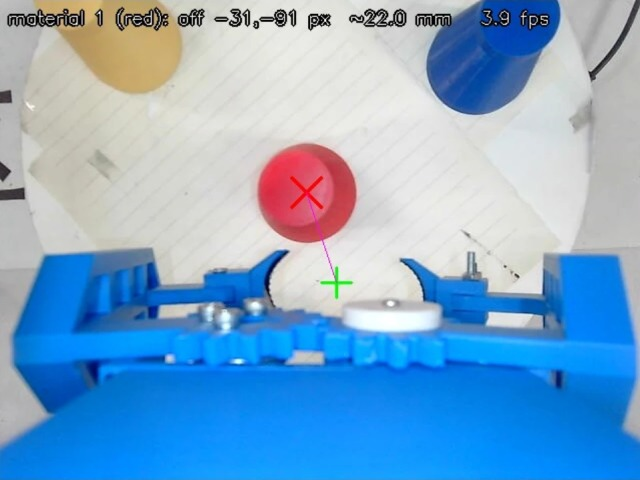
#> input picture car_backup/2026-10-22_树莓派_全部源码/testdata/arm_cam_18.jpg, 640 x 480 px
$ python -i ringdet.py   (imports and definitions only)
#> lines starting #> are read from the running program, lines starting #| are printed output that depends on the picture; after the words box and inside, x2 and y2 are one past the last pixel; in counts of white or black regions, pixels touching at a corner belong together
#> further down, picture is the input picture: shape (480, 640, 3); mean B, G, R 204.3, 167.1, 124.5
### car_backup/2026-10-22_树莓派_全部源码/matdet.py
"""物料识别(抗爪子遮挡版)：找某种颜色的圆柱物料，返回它顶面圆的圆心。

原来的 wuliao.find_best_target 的问题：
  - 物料被爪子挡住一部分以后，剩下的色块不圆了，会被"圆度/面积"过滤掉 -> 一偏一点圆心就没了；
  - 圆心用的是可见部分的边缘/重心，挡住一半时圆心会往没挡住的那边偏几十像素；
  - 爪子是蓝色的，找蓝色/浅蓝物料时会把爪子当成物料。
这里的做法：
  1. 颜色掩码(颜色范围和 wuliao 一样；wuliao.py 在的话直接用它里面调好的 COLOR_RANGES)；
  2. 去掉爪子区域(claw_mask.png 标定过就用它；没有就每帧自动找画面下方连着底边的蓝色大块)；
  3. 只拿"真的物料边缘"(不挨着爪子、不挨着画面边)的轮廓点，用 RANSAC 拟合圆(会自动丢掉错误的点)，
     再用几何最小二乘精修到亚像素；可见的圆弧太短时用学到的物料半径固定半径拟合；
  4. 用"圆里面是不是这个颜色""圆周有多少被看到""边缘点有多少落在圆上"打分，选最像的那个。
被挡住 80% 时圆心误差也只有 1~2 像素(用 wuliao 的办法会偏 20~40 像素)。

接口：
  det = MaterialDetector(cfg)
  res = det.detect(frame, color_id)   -> None 或 dict(center=(u, v), radius, coverage, occluded, fill, score, ...)
  res, mask = det.find_best_target(frame, color_id)   和 wuliao.find_best_target 一样的返回格式
颜色号：1 红 2 黄 3 蓝 4 绿 5 黑 6 浅蓝
"""
import math
from pathlib import Path

import cv2
import numpy as np

ROOT = Path(__file__).resolve().parent

# 和 chengxu/wuliao.py 一样的 HSV 范围(wuliao.py 在同一个文件夹时会用它里面的，以它为准)
DEFAULT_RANGES = {
    1: [((0, 70, 40), (12, 255, 255)), ((168, 70, 40), (180, 255, 255))],
    2: [((15, 60, 50), (40, 255, 255))],
    3: [((85, 130, 40), (125, 255, 240))],
    4: [((38, 40, 30), (95, 255, 255))],
    5: [((0, 0, 0), (180, 255, 105))],
    6: [((85, 50, 160), (115, 180, 255))],
}
COLOR_NAMES = {1: '红', 2: '黄', 3: '蓝', 4: '绿', 5: '黑', 6: '浅蓝'}

DEFAULTS = dict(
    r_px=[15.0, 170.0],          # 物料顶面圆半径的允许范围(像素)
    min_area=150,                # 色块最少多少像素(被挡住只剩一小块也要能认)
    min_edge_pts=14,             # 能用来拟合圆的边缘点最少多少个
    inlier_px=2.0,               # 边缘点离圆多近算在圆上
    ransac_iters=160,
    min_fill=0.55,               # 圆里面(爪子以外)至少多少是这个颜色
    min_inlier_ratio=0.45,
    min_coverage=0.22,           # 圆周至少看到多少(比例)
    claw_mask='claw_mask.png',   # 标定过的爪子区域(白色 = 爪子)；没有就自动找
    claw_hsv=[[90, 90, 40], [130, 255, 255]],   # 爪子的颜色(蓝色)，自动找爪子用
    claw_min_area_frac=0.03,     # 自动找爪子：连着画面底边、面积至少占画面这么多的蓝色块
    claw_margin_px=4,            # 爪子区域往外扩几像素(挨着爪子的边缘点不用)
    learn_r=True,                # 没被挡住时记下物料半径，被挡得多时用它
    pp=None,                     # 摄像头光心在画面里的位置(None = 画面中心)。物料离它越远，越能看到物料侧面
    far_side=True,               # 优先用"离光心远的那半圈"边缘拟合：那半圈一定是顶面的边，近的那半圈可能是侧面/底边
    no_lblue=True,               # (10-19 用户：省赛没有浅蓝、黑)浅蓝不单独认：浅蓝的颜色范围并进蓝色，蓝色不再按饱和度和浅蓝分开
                                 #   (实车：蓝色物料在爪子正下方显得淡，被判成了浅蓝，蓝色认不出来)。要分浅蓝就设 False
)


# [21 lines left out: functions _ranges, _circle3, not called in this run]


def _refine(pts, cx, cy, r, fixed_r=None, iters=20):
    """几何最小二乘(Gauss-Newton)：让点到圆的距离平方和最小。fixed_r 给了就只调圆心。"""
    for _ in range(iters):
        dx, dy = pts[:, 0] - cx, pts[:, 1] - cy
        d = np.sqrt(dx * dx + dy * dy) + 1e-9
        if fixed_r is None:
            J = np.column_stack((-dx / d, -dy / d, -np.ones_like(d)))
            res = d - r
        else:
            J = np.column_stack((-dx / d, -dy / d))
            res = d - fixed_r
        step = np.linalg.lstsq(J, -res, rcond=None)[0]
        cx += float(step[0])
        cy += float(step[1])
        if fixed_r is None:
            r += float(step[2])
        if abs(step[0]) < 1e-4 and abs(step[1]) < 1e-4:
            break
    return cx, cy, (r if fixed_r is None else float(fixed_r))


def _coverage(pts, cx, cy, bins=36):
    ang = np.arctan2(pts[:, 1] - cy, pts[:, 0] - cx)
    idx = ((ang + math.pi) / (2 * math.pi) * bins).astype(int) % bins
    return len(np.unique(idx)) / float(bins)


# [38 lines left out: function fit_circle, not called in this run]


# ---------------------------------------------------------------- 检测器
class MaterialDetector:
    # [24 lines left out: functions __init__, seed_radius, not called in this run]

    # ---------------------------------------------------------- 爪子区域
    def claw_path(self):
        p = Path(self.cfg.get('claw_mask') or 'claw_mask.png')
        return p if p.is_absolute() else self.folder / p

    # [57 lines left out: functions _load_static, auto_claw_mask, claw_mask, not called in this run]

    def has_static_mask(self):
        return self._load_static() is not None

    def need_vmask(self, color_id):
        """找蓝色/浅蓝物料，但既没有 claw_mask.png 也没有记下的爪子区域：可能把爪子当物料，要先 vmask。"""
        return int(color_id) in (3, 6) and self._auto_cache is None and not self.has_static_mask()

    # [164 lines left out: functions save_claw_mask, color_mask, _blue_ok, detect, _evaluate, find_best_target, not called in this run]

### car_backup/2026-10-22_树莓派_全部源码/ringdet.py
"""地上圆环(同心圆靶)识别，抗爪子遮挡版：返回圆环中心(亚像素)。

原来的 ring_detect.detect_rings / vision.detect_rings_subpixel 的问题：
  只认"闭合的圆形轮廓"(圆度 >= 0.75)。爪子张开时占了画面下面 40% 左右，圆环一靠近爪子，
  外面几圈就被挡掉一截、不再闭合 -> 整个圆环认不到(偏一点点圆心就没了)。
这里的做法：
  1. Canny 边缘，去掉爪子区域(往外扩几像素)和画面四边的边缘；
  2. 每段边缘单独用 RANSAC 拟合圆(只要看到一段圆弧就行，一段边缘里混着别的线也能分出来)；
  3. 圆心靠得很近的圆弧归成一组(同心圆)；一组里至少有 2 个不同半径的圆才算圆环
     (被爪子切成两段的单个圆、物料顶面的圆都只有一个半径，不算)；
  4. 一组里所有圆弧的点一起做"同心圆"最小二乘：共用一个圆心、每个圆自己的半径，圆心精确到零点几像素。
  5. 校赛那种"粗黑环 + 中间白色满分区"的靶：中间被物料盖住(取回、码垛)或者被爪子挡住时只剩最外圈一个圆。
     知道圆环大概多大(r_expect，vclaw RING 量过)时，外圈大小对、而且圈里面紧挨着的一圈是黑的、外面是白的，也算圆环。
被爪子挡住一半时圆心误差也在 0.5 像素以内。

接口：
  det = RingDetector(cfg)
  rings = det(frame, claw_mask, r_expect=None)   -> [(x, y, 平均半径, 最大半径), ...]，从左到右(和原来的一样)
                                  r_expect = (最小, 最大) 最外圈半径像素，给了才允许"只看到最外圈"的情况
  det.last                        -> 最近一次的详细结果 [dict(center, radii, r_max, n_circles, coverage, rms, ...)]
"""
import math

import cv2
import numpy as np

from matdet import _refine, _coverage

DEFAULTS = dict(
    canny=[50, 150],             # Canny 阈值(和原来的 ring_detect 一样)
    blur_sigma=1.2,
    r_px=[8.0, 300.0],           # 单个圆的半径范围(像素)
    min_arc_pts=24,              # 一段圆弧至少多少个边缘点
    inlier_px=1.5,               # 边缘点离圆多近算在圆上
    ransac_iters=80,
    min_arc_cov=0.12,            # 一段圆弧至少占圆周多少(比例)
    max_fits_per_contour=3,      # 一段边缘里最多分出几个圆
    max_contours=160,            # 最多看多少段边缘(最长的优先)
    group_px=8.0,                # 圆心离得这么近的圆归成一组
    min_r_gap=2.0,               # 半径差这么多以上才算不同的圆
    min_circles=2,               # 一个圆环至少几个不同半径的圆
    min_cov=0.35,                # 一个圆环所有圆加起来至少看到圆周多少(比例)
    min_r_ratio=0.3,             # 一组里比最大的圆小这么多倍的圆不算(校赛靶白心/外圈 约 0.5；6 环靶最里圈/最外圈 0.53)
    group_rel=0.06,              # 大圆弧的圆心没那么准：归组距离放宽到 半径 x 这个(不小于 group_px)
    single_ok=True,              # 只看到最外圈一个圆时，大小对(r_expect)、圈里一圈黑外面白，也算圆环
    single_min_cov=0.22,         # 只看到一个圆时，这个圆至少看到多少圆周(圆心在爪子下面时只露出上面一小段)
    dark_min=40.0,               # 外圈里面紧挨着的一圈要比外面暗这么多(灰度)
    dark_frac=0.7,               # 至少这么多方向满足上面这条(物料盖住一部分也没关系)
    dark_max_sat=90.0,           # 那一圈黑环颜色要淡(饱和度低)：红/蓝/绿色物料的边不算
    claw_margin_px=5,            # 爪子区域往外扩几像素(爪子的边不是圆环的边)
)


def _ransac_circle(pts, rmin, rmax, thr, iters, rng):
    """一次算 iters 组"随机三点定圆"(向量化，比一个一个算快十几倍)，选落在圆上的点最多的，再几何精修。
    返回 (cx, cy, r, 内点数, 覆盖比例, 内点) 或 None。"""
    n = len(pts)
    if n < 6:
        return None
    idx = rng.integers(0, n, size=(iters, 3))
    a, b, c = pts[idx[:, 0]], pts[idx[:, 1]], pts[idx[:, 2]]
    d = 2.0 * (a[:, 0] * (b[:, 1] - c[:, 1]) + b[:, 0] * (c[:, 1] - a[:, 1]) + c[:, 0] * (a[:, 1] - b[:, 1]))
    ok = np.abs(d) > 1e-6
    if not ok.any():
        return None
    a, b, c, d = a[ok], b[ok], c[ok], d[ok]
    a2, b2, c2 = (a * a).sum(1), (b * b).sum(1), (c * c).sum(1)
    ux = (a2 * (b[:, 1] - c[:, 1]) + b2 * (c[:, 1] - a[:, 1]) + c2 * (a[:, 1] - b[:, 1])) / d
    uy = (a2 * (c[:, 0] - b[:, 0]) + b2 * (a[:, 0] - c[:, 0]) + c2 * (b[:, 0] - a[:, 0])) / d
    rr = np.hypot(a[:, 0] - ux, a[:, 1] - uy)
    ok = (rr >= rmin) & (rr <= rmax)
    if not ok.any():
        return None
    ux, uy, rr = ux[ok], uy[ok], rr[ok]
    dist = np.abs(np.hypot(pts[None, :, 0] - ux[:, None], pts[None, :, 1] - uy[:, None]) - rr[:, None])
    k = np.count_nonzero(dist < thr, axis=1)
    j = int(np.argmax(k))
    cx, cy, r = float(ux[j]), float(uy[j]), float(rr[j])
    for _ in range(2):                                   # 内点 -> 精修 -> 再选内点
        dd = np.abs(np.hypot(pts[:, 0] - cx, pts[:, 1] - cy) - r)
        inl = pts[dd < thr * 1.25]
        if len(inl) < 6:
            return None
        cx, cy, r = _refine(inl, cx, cy, r, iters=10)
    if not (rmin <= r <= rmax):
        return None
    return cx, cy, r, len(inl), _coverage(inl, cx, cy), inl


# [23 lines left out: function _concentric_refine, not called in this run]


class RingDetector:
    wants_claw = True                    # vision.Vision 会把爪子区域传进来

    def __init__(self, cfg=None):
        c = dict(DEFAULTS)
        c.update(cfg or {})
        self.cfg = c
        self.last = []
        self.last_arcs = []

    # ---------------------------------------------------------- 第 1、2 步：圆弧
    def arcs(self, frame, claw_mask=None):
        cfg = self.cfg
        gray = frame if frame.ndim == 2 else cv2.cvtColor(frame, cv2.COLOR_BGR2GRAY)
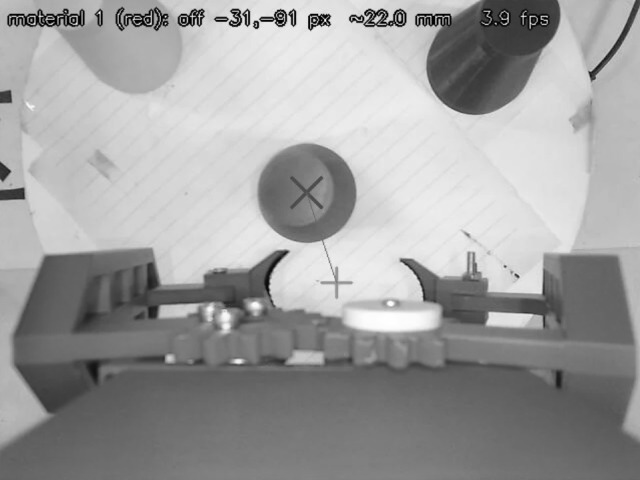
#> gray: shape (480, 640); min 0, max 255, mean 158.6
        blur = cv2.GaussianBlur(gray, (5, 5), float(cfg['blur_sigma']))
        lo, hi = cfg['canny']
        edge = cv2.Canny(blur, int(lo), int(hi))
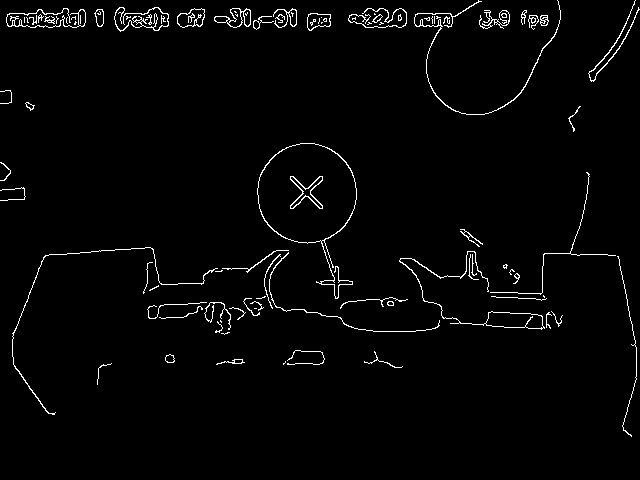
#> edge: shape (480, 640); 2.2% white in thin lines or dots
        h, w = edge.shape
#> h = 480; w = 640
        self._gray, self._bad = blur, None
        self._sat = cv2.cvtColor(frame, cv2.COLOR_BGR2HSV)[:, :, 1] if frame.ndim == 3 else None
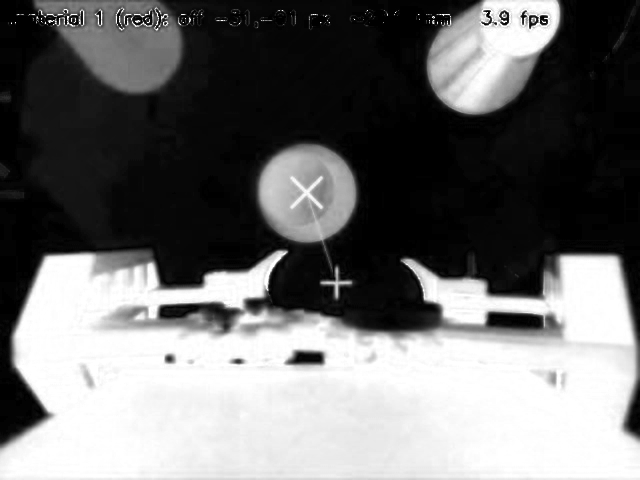
#> self._sat: shape (480, 640); min 0, max 255, mean 111.2
        if claw_mask is not None and claw_mask.any():
            if claw_mask.shape[:2] != (h, w):
                claw_mask = cv2.resize(claw_mask, (w, h), interpolation=cv2.INTER_NEAREST)
            k = 2 * int(cfg['claw_margin_px']) + 1
            self._bad = cv2.dilate(claw_mask, np.ones((k, k), np.uint8))
            edge[self._bad > 0] = 0
        edge[:3, :] = 0
#> edge: shape (480, 640); 2.2% white in thin lines or dots
        edge[-3:, :] = 0
        edge[:, :3] = 0
#> edge: shape (480, 640); 2.2% white in thin lines or dots, all inside (x1, y1, x2, y2) = (3, 3, 640, 437)
        edge[:, -3:] = 0
#> edge: shape (480, 640); 2.2% white in thin lines or dots, all inside (x1, y1, x2, y2) = (3, 3, 637, 437)
        contours, _ = cv2.findContours(edge, cv2.RETR_LIST, cv2.CHAIN_APPROX_NONE)
#> contours = 147 contours, 99 with area under 20; largest, box (x1, y1, x2, y2) and area: (257, 143, 357, 299) 7768, (257, 143, 357, 244) 7661, (399, 251, 545, 330) 832, (485, 311, 544, 329) 763, (177, 8, 205, 28) 376
        contours = [c for c in contours if len(c) >= cfg['min_arc_pts']]
#> contours = 69 contours, 31 with area under 20; largest, box (x1, y1, x2, y2) and area: (257, 143, 357, 299) 7768, (257, 143, 357, 244) 7661, (399, 251, 545, 330) 832, (485, 311, 544, 329) 763, (177, 8, 205, 28) 376
        contours.sort(key=len, reverse=True)
        rmin, rmax = cfg['r_px']
        thr = float(cfg['inlier_px'])
        out = []
        rng = np.random.default_rng(11)
        for c in contours[:int(cfg['max_contours'])]:
            pts = np.unique(c[:, 0, :], axis=0).astype(np.float64)
            for _ in range(int(cfg['max_fits_per_contour'])):
                if len(pts) < cfg['min_arc_pts']:
                    break
                f = _ransac_circle(pts, rmin, rmax, thr, int(cfg['ransac_iters']), rng)
                if f is None:
                    break
                cx, cy, r, k, cov, inl = f
                if k < cfg['min_arc_pts']:
                    break
                d = np.abs(np.hypot(pts[:, 0] - cx, pts[:, 1] - cy) - r)
                used = d < thr * 1.25
                # 圆弧要"连续地"占够一段圆周：k 个点最多能铺 k 像素长的弧，太短的弧(直线、小噪声)不要
                if cov >= cfg['min_arc_cov'] and k >= 0.6 * cov * 2 * math.pi * r * 0.5:
                    out.append(dict(center=(cx, cy), r=r, n=int(k), cov=cov, pts=inl))
                pts = pts[~used]
#> this loop made 69 passes
#> pass 1, in _ransac_circle, `dist = np.abs(np.hypot(pts[None, :, 0] - ux[:, None], pts[None, :, 1] ..`:
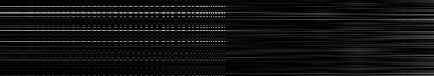
#> dist: shape (76, 434) float64; min 0, max 172.3, mean 17.6
#> pass 1, in _ransac_circle (call 2), `dist = np.abs(np.hypot(pts[None, :, 0] - ux[:, None], pts[None, :, 1] ..`:
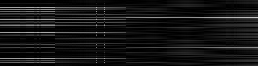
#> dist: shape (66, 258) float64; min 0, max 198.4, mean 21.8
#> pass 1, in _ransac_circle (call 3), `dist = np.abs(np.hypot(pts[None, :, 0] - ux[:, None], pts[None, :, 1] ..`:
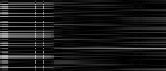
#> dist: shape (71, 166) float64; min 0, max 193.3, mean 24.8
#> pass 2, in _ransac_circle (call 4), `dist = np.abs(np.hypot(pts[None, :, 0] - ux[:, None], pts[None, :, 1] ..`:
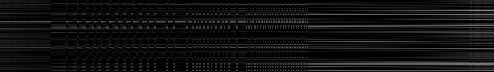
#> dist: shape (72, 494) float64; min 0, max 136, mean 18.6
#> after the loop, out = 51 items
        self.last_arcs = out
#> self.last_arcs = 51 items
        return out

    # ---------------------------------------------------------- 第 3、4 步：同心圆
    def _tol(self, r):
        return max(float(self.cfg['group_px']), float(self.cfg['group_rel']) * float(r))

    # [133 lines left out: functions detect, _fit_group, _fit_single, _dark_inside, not called in this run]

    def __call__(self, frame, claw_mask=None, r_expect=None):
        return [(r['center'][0], r['center'][1], r['r_mean'], r['r_max']) for r in self.detect(frame, claw_mask, r_expect)]

>>> import cv2
>>> picture = cv2.imread('testdata/arm_cam_18.jpg')
>>> result = RingDetector().arcs(picture)
#> result = 51 items
